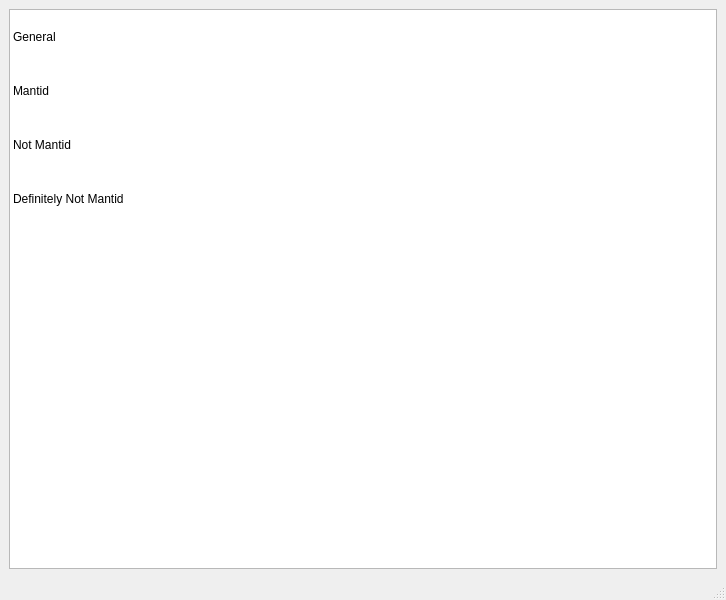
<?xml version="1.0" encoding="UTF-8"?>
<ui version="4.0">
 <class>MainWindow</class>
 <widget class="QMainWindow" name="MainWindow">
  <property name="geometry">
   <rect>
    <x>0</x>
    <y>0</y>
    <width>726</width>
    <height>600</height>
   </rect>
  </property>
  <property name="windowTitle">
   <string>MainWindow</string>
  </property>
  <widget class="QWidget" name="centralwidget">
   <layout class="QHBoxLayout" name="horizontalLayout_2">
    <item>
     <layout class="QHBoxLayout" name="horizontalLayout">
      <property name="spacing">
       <number>5</number>
      </property>
      <property name="sizeConstraint">
       <enum>QLayout::SetNoConstraint</enum>
      </property>
      <item>
       <widget class="QListWidget" name="sections">
        <property name="sizePolicy">
         <sizepolicy hsizetype="Expanding" vsizetype="Minimum">
          <horstretch>0</horstretch>
          <verstretch>0</verstretch>
         </sizepolicy>
        </property>
        <property name="styleSheet">
         <string notr="true">QListView {
    show-decoration-selected: 1;
}

QListView::item {
    padding:20px;
}
</string>
        </property>
        <property name="selectionRectVisible">
         <bool>true</bool>
        </property>
        <item>
         <property name="text">
          <string>General</string>
         </property>
        </item>
        <item>
         <property name="text">
          <string>Mantid</string>
         </property>
        </item>
        <item>
         <property name="text">
          <string>Not Mantid</string>
         </property>
        </item>
        <item>
         <property name="text">
          <string>Definitely Not Mantid</string>
         </property>
        </item>
       </widget>
      </item>
      <item>
       <layout class="QVBoxLayout" name="container"/>
      </item>
     </layout>
    </item>
   </layout>
  </widget>
  <widget class="QStatusBar" name="statusbar"/>
  <widget class="QMenuBar" name="menubar">
   <property name="geometry">
    <rect>
     <x>0</x>
     <y>0</y>
     <width>726</width>
     <height>21</height>
    </rect>
   </property>
  </widget>
 </widget>
 <resources/>
 <connections/>
</ui>
